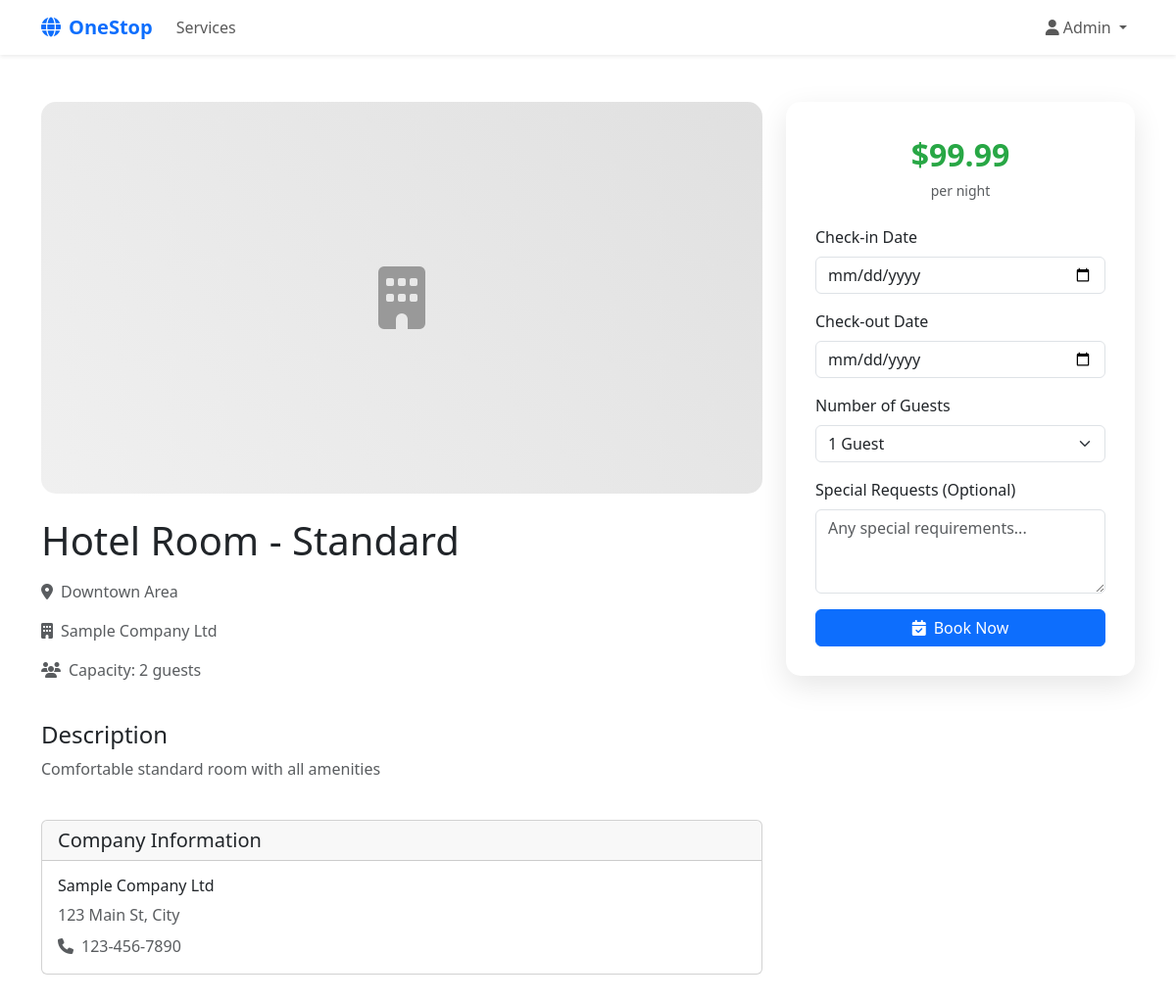
Page /service/view.php?id=1 (signed in) on the committed database.
### tables this page shows
CREATE TABLE services(
    id INT AUTO_INCREMENT PRIMARY KEY,
    company_id INT NOT NULL,
    title VARCHAR(200) NOT NULL,
    description TEXT,
    price DECIMAL(10,2) NOT NULL,
    capacity INT DEFAULT 1,
    available_from DATE,
    available_to DATE,
    location VARCHAR(200),
    image_url VARCHAR(500),
    approved TINYINT DEFAULT 0,
    created_at TIMESTAMP DEFAULT CURRENT_TIMESTAMP,
    updated_at TIMESTAMP DEFAULT CURRENT_TIMESTAMP ON UPDATE CURRENT_TIMESTAMP,
    FOREIGN KEY(company_id) REFERENCES companies(id) ON DELETE CASCADE
);

CREATE TABLE companies(
    id INT AUTO_INCREMENT PRIMARY KEY,
    user_id INT NOT NULL,
    name VARCHAR(150) NOT NULL,
    info TEXT,
    address TEXT,
    phone VARCHAR(20),
    approved TINYINT DEFAULT 0,
    created_at TIMESTAMP DEFAULT CURRENT_TIMESTAMP,
    updated_at TIMESTAMP DEFAULT CURRENT_TIMESTAMP ON UPDATE CURRENT_TIMESTAMP,
    FOREIGN KEY(user_id) REFERENCES users(id) ON DELETE CASCADE
);

### includes/session.php (called while the page is built, shortened)
<?php
function isLoggedIn() {
    return isset($_SESSION['user_id']) && isset($_SESSION['role']);
}
?>

### includes/db.php (called while the page is built, shortened)
<?php
function executeQuery($conn, $sql, $params = []) {
    $stmt = $conn->prepare($sql);
    if (!empty($params)) {
        $types = str_repeat('s', count($params));
        $stmt->bind_param($types, ...$params);
    }
    $result = $stmt->execute();
    return $stmt;
}
function fetchRow($conn, $sql, $params = []) {
    $stmt = executeQuery($conn, $sql, $params);
    $result = $stmt->get_result();
    $row = $result->fetch_assoc();
    return $row;
}
?>

### service/view.php (the view, shortened to what this page needs)
<?php
require_once '../includes/db.php';
require_once '../includes/session.php';
require_once '../includes/logger.php';
$serviceId = $_GET['id'] ?? 0;
$service = fetchRow($conn,
    "SELECT s.*, c.name as company_name, c.address as company_address, c.phone as company_phone
     FROM services s
     JOIN companies c ON s.company_id = c.id
     WHERE s.id = ? AND s.approved = 1",
    [$serviceId]
);
?>
<!DOCTYPE html>
<html lang="en">
<head>
    <link href="https://cdn.jsdelivr.net/npm/bootstrap@5.3.1/dist/css/bootstrap.min.css" rel="stylesheet">
    <link href="https://cdnjs.cloudflare.com/ajax/libs/font-awesome/6.4.0/css/all.min.css" rel="stylesheet">
</head>
<body>
    <nav class="navbar navbar-expand-lg navbar-light bg-white shadow-sm">
        <div class="container">
            <a class="navbar-brand text-primary" href="../index.php">
                <i class="fas fa-globe me-2"></i>OneStop
            </a>
            <div class="collapse navbar-collapse" id="navbarNav">
                <ul class="navbar-nav me-auto">
                    <li class="nav-item">
                        <a class="nav-link" href="../services.php">Services</a>
                    </li>
                </ul>
                <ul class="navbar-nav">
                    <?php if (isLoggedIn()): ?>
                        <li class="nav-item dropdown">
                            <a class="nav-link dropdown-toggle" href="#" id="navbarDropdown" role="button" data-bs-toggle="dropdown">
                                <i class="fas fa-user me-1"></i><?php echo htmlspecialchars($_SESSION['name']); ?>
                            </a>
                        </li>
                    <?php endif; ?>
                </ul>
            </div>
        </div>
    </nav>
    <div class="container my-5">
        <div class="row">
            <div class="col-lg-8">
                <div class="service-image mb-4">
                    <i class="fas fa-building"></i>
                </div>
                <div class="row mb-4">
                    <div class="col-12">
                        <h1 class="mb-3"><?php echo htmlspecialchars($service['title']); ?></h1>
                        <div class="d-flex align-items-center mb-3">
                            <i class="fas fa-map-marker-alt text-muted me-2"></i>
                            <span class="text-muted"><?php echo htmlspecialchars($service['location']); ?></span>
                        </div>
                        <div class="d-flex align-items-center mb-3">
                            <i class="fas fa-building text-muted me-2"></i>
                            <span class="text-muted"><?php echo htmlspecialchars($service['company_name']); ?></span>
                        </div>
                        <div class="d-flex align-items-center mb-3">
                            <i class="fas fa-users text-muted me-2"></i>
                            <span class="text-muted">Capacity: <?php echo $service['capacity']; ?> guests</span>
                        </div>
                    </div>
                </div>
                <div class="row mb-4">
                    <div class="col-12">
                        <h4>Description</h4>
                        <p class="text-muted"><?php echo nl2br(htmlspecialchars($service['description'])); ?></p>
                    </div>
                </div>
                <div class="row">
                    <div class="col-12">
                        <div class="card">
                            <div class="card-header">
                                <h5 class="mb-0">Company Information</h5>
                            </div>
                            <div class="card-body">
                                <h6><?php echo htmlspecialchars($service['company_name']); ?></h6>
                                <p class="text-muted mb-2"><?php echo htmlspecialchars($service['company_address']); ?></p>
                                <?php if ($service['company_phone']): ?>
                                    <p class="text-muted mb-0">
                                        <i class="fas fa-phone me-2"></i><?php echo htmlspecialchars($service['company_phone']); ?>
                                    </p>
                                <?php endif; ?>
                            </div>
                        </div>
                    </div>
                </div>
            </div>
            <div class="col-lg-4">
                <div class="booking-card">
                    <div class="text-center mb-4">
                        <div class="price-display">$<?php echo number_format($service['price'], 2); ?></div>
                        <small class="text-muted">per night</small>
                    </div>
                    <?php if (isLoggedIn()): ?>
                        <form method="POST">
                            <div class="mb-3">
                                <label class="form-label">Check-in Date</label>
                                <input type="date" class="form-control" name="start_date" required>
                            </div>
                            <div class="mb-3">
                                <label class="form-label">Check-out Date</label>
                                <input type="date" class="form-control" name="end_date" required>
                            </div>
                            <div class="mb-3">
                                <label class="form-label">Number of Guests</label>
                                <select class="form-select" name="pax" required>
                                    <?php for($i = 1; $i <= $service['capacity']; $i++): ?>
                                        <option value="<?php echo $i; ?>"><?php echo $i; ?> <?php echo $i == 1 ? 'Guest' : 'Guests'; ?></option>
                                    <?php endfor; ?>
                                </select>
                            </div>
                            <div class="mb-3">
                                <label class="form-label">Special Requests (Optional)</label>
                                <textarea class="form-control" name="notes" rows="3" placeholder="Any special requirements..."></textarea>
                            </div>
                            <button type="submit" class="btn btn-primary w-100">
                                <i class="fas fa-calendar-check me-2"></i>Book Now
                            </button>
                        </form>
                    <?php endif; ?>
                </div>
            </div>
        </div>
    </div>
</body>
</html>

### service/view.php (style rules this page uses)
.service-image { height: 400px; background: linear-gradient(45deg, #f0f0f0, #e0e0e0); display: flex; align-items: center; justify-content: center; font-size: 4rem; color: #999; border-radius: 15px; }
.booking-card { background: white; border-radius: 15px; box-shadow: 0 10px 30px rgba(0,0,0,0.1); padding: 30px; position: sticky; top: 20px; }
.price-display { font-size: 2rem; font-weight: bold; color: #28a745; }
.navbar-brand { font-weight: bold; }

### rows in the picture
services: title "Hotel Room - Standard", location "Downtown Area", company.name "Sample Company Ltd", capacity "2", description "Comfortable standard room with all amenities", company.address "123 Main St, City", company.phone "123-456-7890", price "99.99"

### other values in the picture
$_SESSION['name'] "Admin"
form field pax "1 Guest"
